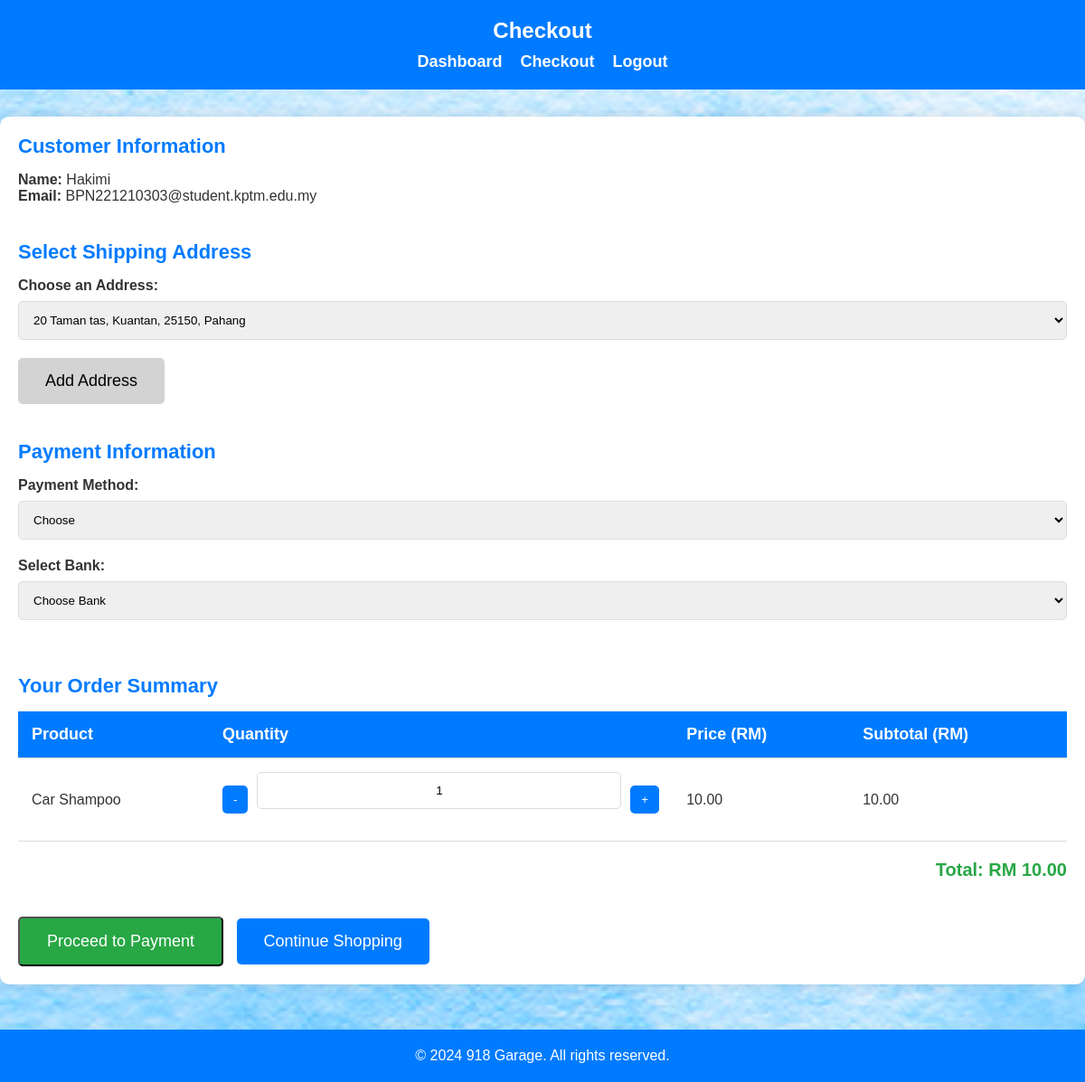
Screenshot of /checkout.php (signed in) with the database file from the repository.
### tables this page shows
CREATE TABLE `users` (
  `user_id` int(11) NOT NULL,
  `name` varchar(100) DEFAULT NULL,
  `email` varchar(100) DEFAULT NULL,
  `password` varchar(255) DEFAULT NULL,
  `phone` int(11) DEFAULT NULL,
  `role` enum('admin','customer') NOT NULL
);

CREATE TABLE `cart` (
  `cart_id` int(11) NOT NULL,
  `product_id` int(11) NOT NULL,
  `user_id` int(11) NOT NULL,
  `quantity` int(11) DEFAULT 1,
  `price` decimal(10,2) NOT NULL,
  `created_at` timestamp NOT NULL DEFAULT current_timestamp()
);

CREATE TABLE `product` (
  `product_id` int(11) NOT NULL,
  `name` varchar(255) NOT NULL,
  `category` varchar(100) NOT NULL,
  `price` decimal(10,2) NOT NULL,
  `stock` int(11) NOT NULL,
  `description` varchar(300) DEFAULT NULL,
  `image_path` varchar(225) DEFAULT NULL
);

### checkout.php (the view, shortened to what this page needs)
<?php
require('config.php');
$users = [];
$total = 0;
if (isset($_SESSION['user_id'])) {
    $user_id = $_SESSION['user_id'];
    $stmt = $conn->prepare("SELECT name, email FROM users WHERE user_id = ?");
    $stmt->bind_param('i', $user_id);
    $stmt->execute();
    $result_user = $stmt->get_result();
    if ($result_user->num_rows > 0) {
        $users = $result_user->fetch_assoc();
    } else {
        echo "<p class='error'>User not found.</p>";
        exit;
    }
    $stmt = $conn->prepare("SELECT address_id, address, city, postal_code, country FROM addressbook WHERE user_id = ?");
    $stmt->bind_param('i', $user_id);
    $stmt->execute();
    $result_addresses = $stmt->get_result();
    $stmt = $conn->prepare("SELECT p.product_id, p.name, c.quantity, p.price FROM cart c JOIN product p ON c.product_id = p.product_id WHERE c.user_id = ?");
    $stmt->bind_param('i', $user_id);
    $stmt->execute();
    $result_cart = $stmt->get_result();
} else {
    echo "<p class='error'>User not logged in. Please <a href='login.php'>log in</a> to continue.</p>";
    exit;
}
?>
<!DOCTYPE html>
<html lang="en">
<head>
</head>
<body>
    <header>
        <h1>Checkout</h1>
        <nav>
            <ul>
                <li><a href="../ITP/mainpage.php">Dashboard</a></li>
                <li><a href="../ITP/checkout.php">Checkout</a></li>
                <li><a href="../ITP/logout.php">Logout</a></li>
            </ul>
        </nav>
    </header>
    <main>
        <form action="process_payment2.php" method="post">
            <div class="section">
                <h2>Customer Information</h2>
                <p><strong>Name:</strong> <?php echo htmlspecialchars($users['name']); ?></p>
                <p><strong>Email:</strong> <?php echo htmlspecialchars($users['email']); ?></p>
            </div>
            <div class="section">
                <h2>Select Shipping Address</h2>
                <label for="address_id">Choose an Address:</label>
                <select name="address_id" id="address_id" required>
                    <?php
                    if ($result_addresses->num_rows > 0) {
                        while ($address = $result_addresses->fetch_assoc()) {
                            echo "<option value='{$address['address_id']}'>{$address['address']}, {$address['city']}, {$address['postal_code']}, {$address['country']}</option>";
                        }
                    } else {
                        echo "<option value=''>No saved addresses available</option>";
                    }
                    ?>
                </select>
                <div>
                    <a href="../ITP/address_book.php" class="address-btn">Add Address</a>
                </div>
            </div>
            <div class="section">
                <h2>Payment Information</h2>
                <label for="paymentMethod">Payment Method:</label>
                <select id="paymentMethod" name="payment_method" required>
                    <option value="">Choose</option>
                </select>
                <div id="bankOptions" class="hidden">
                    <label for="bankSelection">Select Bank:</label>
                    <select name="bank" id="bankSelection">
                        <option value="">Choose Bank</option>
                    </select>
                </div>
            </div>
            <div class="section order-summary">
                <h2>Your Order Summary</h2>
                <table>
                    <thead>
                        <tr>
                            <th>Product</th>
                            <th>Quantity</th>
                            <th>Price (RM)</th>
                            <th>Subtotal (RM)</th>
                        </tr>
                    </thead>
                    <tbody>
                        <?php
                        if ($result_cart->num_rows > 0) {
                            while ($item = $result_cart->fetch_assoc()) {
                                $subtotal = $item['price'] * $item['quantity'];
                                $total += $subtotal;
                                echo "<tr id='product_row_" . $item['product_id'] . "'>
                                        <td>" . htmlspecialchars($item['name']) . "</td>
                                        <td>
                                            <div class='quantity-control'>
                                                <button type='button' onclick='changeQuantity(" . $item['product_id'] . ", -1)'>-</button>
                                                <input type='text' class='quantity-display' id='quantity_" . $item['product_id'] . "' value='" . $item['quantity'] . "' readonly>
                                                <button type='button' onclick='changeQuantity(" . $item['product_id'] . ", 1)'>+</button>
                                            </div>
                                        </td>
                                        <td>" . number_format($item['price'], 2) . "</td>
                                        <td class='subtotal' id='subtotal_" . $item['product_id'] . "'>" . number_format($subtotal, 2) . "</td>
                                    </tr>";
                            }
                        } else {
                            echo "<tr><td colspan='4' class='error'>No items in the cart.</td></tr>";
                        }
                        ?>
                    </tbody>
                </table>
                <div class="total">
                    Total: RM <span id="totalAmount"><?php echo number_format($total, 2); ?></span>
                </div>
            </div>
            <div>
                <button type="submit" class="checkout-btn">Proceed to Payment</button>
                <a href="../ITP/shop.php" class="continue-shopping-btn">Continue Shopping</a>
            </div>
        </form>
    </main>
    <footer>
        <p>&copy; 2024 918 Garage. All rights reserved.</p>
    </footer>
</body>
</html>

### checkout.php (style rules this page uses)
* { margin: 0; padding: 0; box-sizing: border-box; }
body { font-family: 'Arial', sans-serif; background: url('images/wallpaper.png') no-repeat center center fixed; background-size: cover; color: #333; }
header { background-color: #007BFF; color: white; padding: 20px; text-align: center; position: sticky; top: 0; z-index: 1000; }
header h1 { font-size: 24px; margin-bottom: 10px; }
nav ul { list-style: none; display: flex; justify-content: center; gap: 20px; }
nav ul li a { color: white; text-decoration: none; font-weight: bold; font-size: 18px; transition: color 0.3s; }
main { max-width: 1200px; margin: 30px auto; padding: 20px; background-color: #fff; border-radius: 10px; box-shadow: 0 0 15px rgba(0, 0, 0, 0.1); }
h2 { color: #007BFF; margin-bottom: 15px; font-size: 22px; }
.section { margin-bottom: 40px; }
label { font-weight: bold; display: block; margin-bottom: 8px; }
input[type="text"], select { width: 100%; padding: 12px; margin-bottom: 20px; border: 1px solid #ddd; border-radius: 5px; transition: border-color 0.3s; }
.order-summary table { width: 100%; border-collapse: collapse; margin-bottom: 20px; text-align: left; }
.order-summary table th, .order-summary table td { padding: 15px; border-bottom: 1px solid #ddd; }
.order-summary table th { background-color: #007BFF; color: white; font-size: 18px; }
.total { text-align: right; font-size: 20px; font-weight: bold; color: #28A745; }
.address-btn, .checkout-btn, .continue-shopping-btn { display: inline-block; padding: 15px 30px; border-radius: 5px; font-size: 18px; cursor: pointer; text-decoration: none; transition: background-color 0.3s; }
.address-btn { background-color: #D3D3D3; color: black; }
.checkout-btn { background-color: #28A745; color: white; }
.continue-shopping-btn { background-color: #007BFF; color: white; margin-left: 10px; }
footer { text-align: center; padding: 20px; margin-top: 50px; background-color: #007BFF; color: white; }
.quantity-control { display: flex; align-items: center; gap: 10px; }
.quantity-control button { padding: 8px 12px; background-color: #007BFF; color: white; border: none; border-radius: 5px; cursor: pointer; transition: background-color 0.3s; }
.quantity-display { width: 40px; text-align: center; }

### rows the page displays
users: name "Hakimi", email "BPN221210303@student.kptm.edu.my"
cart: product.name "Car Shampoo", quantity "1", product.price "10.00"

### other values shown
$total "10.00"
form field address_id "20 Taman tas, Kuantan, 25150, Pahang"
